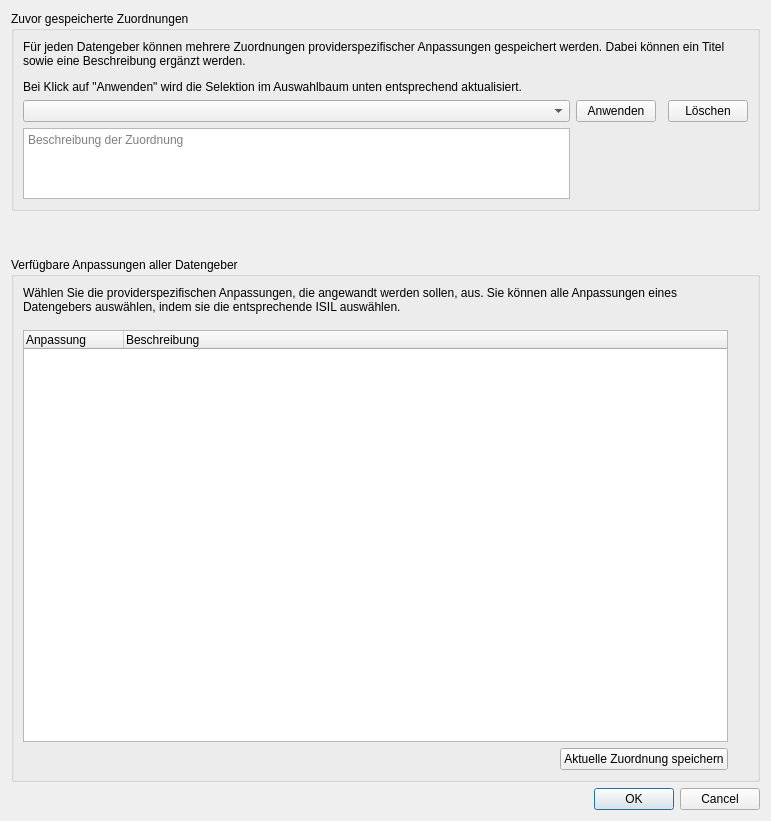
<?xml version="1.0" encoding="UTF-8"?>
<ui version="4.0">
 <class>providerScriptsDialog</class>
 <widget class="QDialog" name="providerScriptsDialog">
  <property name="geometry">
   <rect>
    <x>0</x>
    <y>0</y>
    <width>771</width>
    <height>821</height>
   </rect>
  </property>
  <property name="windowTitle">
   <string>Providerspezifische Anpassungen</string>
  </property>
  <property name="modal">
   <bool>true</bool>
  </property>
  <layout class="QVBoxLayout" name="verticalLayout">
   <item>
    <widget class="QGroupBox" name="groupBox_saved_providerspecific_modules">
     <property name="maximumSize">
      <size>
       <width>16777215</width>
       <height>200</height>
      </size>
     </property>
     <property name="title">
      <string>Zuvor gespeicherte Zuordnungen</string>
     </property>
     <layout class="QGridLayout" name="gridLayout">
      <item row="0" column="0" colspan="4">
       <widget class="QLabel" name="label_2">
        <property name="text">
         <string>&lt;html&gt;&lt;head/&gt;&lt;body&gt;&lt;p&gt;Für jeden Datengeber können mehrere Zuordnungen providerspezifischer Anpassungen gespeichert werden. Dabei können ein Titel sowie eine Beschreibung ergänzt werden.&lt;/p&gt;&lt;p&gt;Bei Klick auf &amp;quot;Anwenden&amp;quot; wird die Selektion im Auswahlbaum unten entsprechend aktualisiert.&lt;/p&gt;&lt;/body&gt;&lt;/html&gt;</string>
        </property>
        <property name="scaledContents">
         <bool>true</bool>
        </property>
        <property name="alignment">
         <set>Qt::AlignLeading|Qt::AlignLeft|Qt::AlignTop</set>
        </property>
        <property name="wordWrap">
         <bool>true</bool>
        </property>
       </widget>
      </item>
      <item row="1" column="0">
       <widget class="QComboBox" name="comboBox_select_saved_providerscript_definition"/>
      </item>
      <item row="1" column="1">
       <widget class="QPushButton" name="pushButton_apply_definition">
        <property name="text">
         <string>Anwenden</string>
        </property>
       </widget>
      </item>
      <item row="1" column="3">
       <widget class="QPushButton" name="pushButton_delete_definition">
        <property name="text">
         <string>Löschen</string>
        </property>
       </widget>
      </item>
      <item row="2" column="0">
       <widget class="QPlainTextEdit" name="textView_providerscript_set_description">
        <property name="readOnly">
         <bool>true</bool>
        </property>
        <property name="placeholderText">
         <string>Beschreibung der Zuordnung</string>
        </property>
       </widget>
      </item>
     </layout>
    </widget>
   </item>
   <item>
    <spacer name="verticalSpacer_3">
     <property name="orientation">
      <enum>Qt::Vertical</enum>
     </property>
     <property name="sizeType">
      <enum>QSizePolicy::Fixed</enum>
     </property>
     <property name="sizeHint" stdset="0">
      <size>
       <width>20</width>
       <height>40</height>
      </size>
     </property>
    </spacer>
   </item>
   <item>
    <widget class="QGroupBox" name="groupBox_providerspecific_modules">
     <property name="minimumSize">
      <size>
       <width>0</width>
       <height>400</height>
      </size>
     </property>
     <property name="title">
      <string>Verfügbare Anpassungen aller Datengeber</string>
     </property>
     <layout class="QGridLayout" name="gridLayout_2">
      <item row="2" column="0">
       <widget class="QTreeWidget" name="treeWidget">
        <property name="uniformRowHeights">
         <bool>false</bool>
        </property>
        <property name="animated">
         <bool>true</bool>
        </property>
        <property name="wordWrap">
         <bool>true</bool>
        </property>
        <column>
         <property name="text">
          <string>Anpassung</string>
         </property>
        </column>
        <column>
         <property name="text">
          <string>Beschreibung</string>
         </property>
        </column>
       </widget>
      </item>
      <item row="3" column="0">
       <layout class="QHBoxLayout" name="horizontalLayout">
        <item>
         <spacer name="horizontalSpacer">
          <property name="orientation">
           <enum>Qt::Horizontal</enum>
          </property>
          <property name="sizeType">
           <enum>QSizePolicy::Expanding</enum>
          </property>
          <property name="sizeHint" stdset="0">
           <size>
            <width>60</width>
            <height>20</height>
           </size>
          </property>
         </spacer>
        </item>
        <item>
         <widget class="QPushButton" name="pushButton_save_definition">
          <property name="text">
           <string>Aktuelle Zuordnung speichern</string>
          </property>
         </widget>
        </item>
       </layout>
      </item>
      <item row="0" column="0">
       <widget class="QLabel" name="label">
        <property name="text">
         <string>Wählen Sie die providerspezifischen Anpassungen, die angewandt werden sollen, aus. Sie können alle Anpassungen eines Datengebers auswählen, indem sie die entsprechende ISIL auswählen.</string>
        </property>
        <property name="scaledContents">
         <bool>true</bool>
        </property>
        <property name="alignment">
         <set>Qt::AlignLeading|Qt::AlignLeft|Qt::AlignTop</set>
        </property>
        <property name="wordWrap">
         <bool>true</bool>
        </property>
       </widget>
      </item>
      <item row="1" column="1">
       <spacer name="verticalSpacer_2">
        <property name="orientation">
         <enum>Qt::Vertical</enum>
        </property>
        <property name="sizeType">
         <enum>QSizePolicy::Fixed</enum>
        </property>
        <property name="sizeHint" stdset="0">
         <size>
          <width>20</width>
          <height>10</height>
         </size>
        </property>
       </spacer>
      </item>
     </layout>
    </widget>
   </item>
   <item>
    <widget class="QDialogButtonBox" name="buttonBox_providerspecific_modules">
     <property name="orientation">
      <enum>Qt::Horizontal</enum>
     </property>
     <property name="standardButtons">
      <set>QDialogButtonBox::Cancel|QDialogButtonBox::Ok</set>
     </property>
    </widget>
   </item>
  </layout>
 </widget>
 <resources/>
 <connections>
  <connection>
   <sender>buttonBox_providerspecific_modules</sender>
   <signal>accepted()</signal>
   <receiver>providerScriptsDialog</receiver>
   <slot>accept()</slot>
   <hints>
    <hint type="sourcelabel">
     <x>248</x>
     <y>254</y>
    </hint>
    <hint type="destinationlabel">
     <x>157</x>
     <y>274</y>
    </hint>
   </hints>
  </connection>
  <connection>
   <sender>buttonBox_providerspecific_modules</sender>
   <signal>rejected()</signal>
   <receiver>providerScriptsDialog</receiver>
   <slot>reject()</slot>
   <hints>
    <hint type="sourcelabel">
     <x>316</x>
     <y>260</y>
    </hint>
    <hint type="destinationlabel">
     <x>286</x>
     <y>274</y>
    </hint>
   </hints>
  </connection>
 </connections>
</ui>
